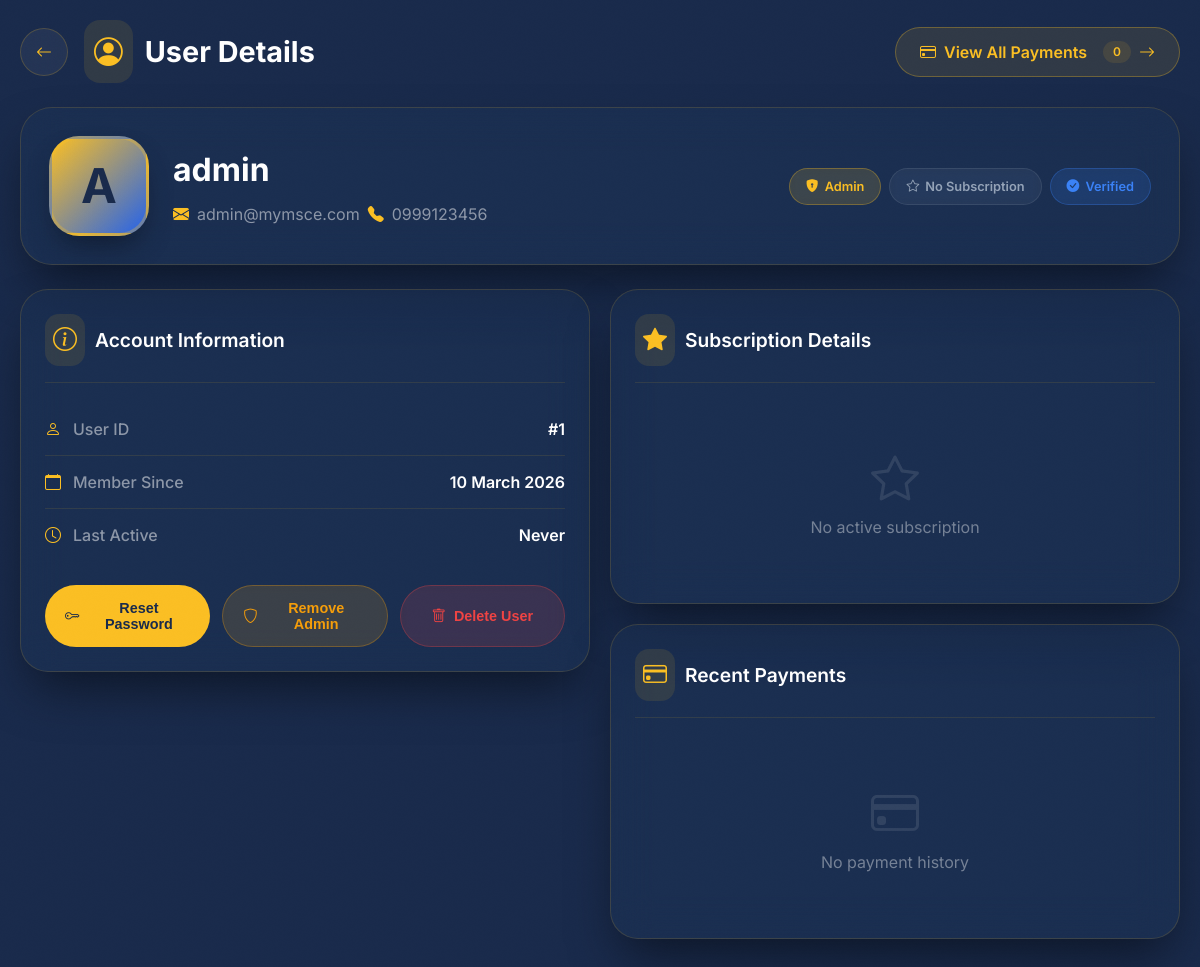
The app's page /admin/user/1 (signed in), older data.
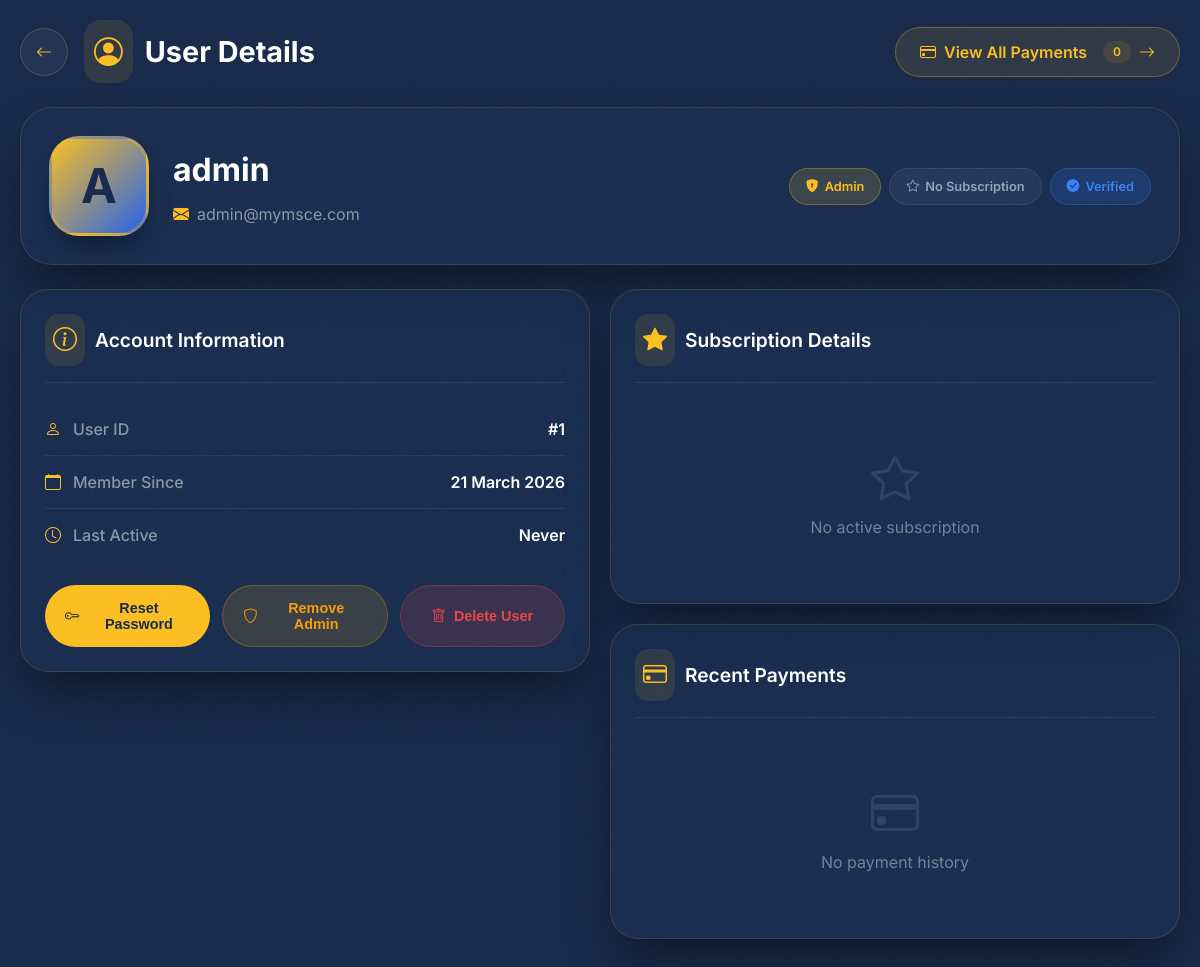
The same page, newer data.
### models.py (models this page shows, shortened)
class User(UserMixin, db.Model):
    id = db.Column(db.Integer, primary_key=True)
    username = db.Column(db.String(80), unique=True, nullable=False)
    email = db.Column(db.String(120), unique=True, nullable=False)
    phone = db.Column(db.String(20), nullable=True)  # For mobile money
    password_hash = db.Column(db.String(200), nullable=False)
    is_admin = db.Column(db.Boolean, default=False)
    is_verified = db.Column(db.Boolean, default=False)  # Email verified
    is_active_subscriber = db.Column(db.Boolean, default=False)
    email_verified = db.Column(db.Boolean, default=False)
    subscription_type = db.Column(db.String(20), default='none')
    subscription_form = db.Column(db.String(20), default='none')  # form3, form4, combined
    subscription_expiry = db.Column(db.DateTime, nullable=True)
    created_at = db.Column(db.DateTime, default=datetime.utcnow)
    payments = db.relationship('Payment', backref='user', lazy=True)

### app.py (the view)
@app.route('/admin/user/<int:user_id>')
@login_required
def admin_user_detail(user_id):
    if not current_user.is_admin:
        return redirect(url_for('dashboard'))
    user = User.query.get_or_404(user_id)
    payments = Payment.query.filter_by(user_id=user_id).order_by(Payment.created_at.desc()).all()
    return render_template('admin/user_detail.html', user=user, payments=payments)

### app.py (called while the page is built)
@app.context_processor
def inject_site_url():
    return dict(site_url=app.config['SITE_URL'])

@app.after_request
def add_no_cache_headers(response):
    response.headers['Cache-Control'] = 'no-cache, no-store, must-revalidate, private, max-age=0'
    response.headers['Pragma'] = 'no-cache'
    response.headers['Expires'] = '0'
    return response

@login_manager.user_loader
def load_user(user_id):
    return User.query.get(int(user_id))

### templates/admin/user_detail.html (shortened to what the changed rows need)
<!DOCTYPE html>
<html lang="en">
<head>
    <link rel="stylesheet" href="https://cdn.jsdelivr.net/npm/bootstrap-icons@1.11.3/font/bootstrap-icons.min.css">
</head>
<body>
    <div class="container">
        <div class="header">
            <div class="header-left">
                <h1>
                    <i class="bi bi-person-circle"></i>
                    User Details
                </h1>
            </div>
        </div>
        <div class="user-header">
            <div class="avatar">
                {{ user.username[0]|upper }}
            </div>
            <div class="user-title">
                <h2>{{ user.username }}</h2>
                <p>
                    <i class="bi bi-envelope-fill"></i> {{ user.email }}
                    {% if user.phone %}
                        <i class="bi bi-telephone-fill"></i> {{ user.phone }}
                    {% endif %}
                </p>
            </div>
            <div class="badge-group">
                {% if user.is_admin %}
                    <span class="badge admin"><i class="bi bi-shield-lock-fill"></i> Admin</span>
                {% endif %}
                {% if user.is_active_subscriber %}
                    <span class="badge subscribed"><i class="bi bi-star-fill"></i> Active</span>
                {% else %}
                    <span class="badge unsubscribed"><i class="bi bi-star"></i> No Subscription</span>
                {% endif %}
                {% if user.email_verified %}
                    <span class="badge verified"><i class="bi bi-check-circle-fill"></i> Verified</span>
                {% else %}
                    <span class="badge unverified"><i class="bi bi-exclamation-circle-fill"></i> Unverified</span>
                {% endif %}
            </div>
        </div>
        <div class="grid">
            <div>
                <div class="card">
                    <ul class="info-list">
                        <li>
                            <span class="info-label"><i class="bi bi-person"></i> User ID</span>
                            <span class="info-value">#{{ user.id }}</span>
                        </li>
                        <li>
                            <span class="info-label"><i class="bi bi-calendar"></i> Member Since</span>
                            <span class="info-value">{{ user.created_at.strftime('%d %B %Y') }}</span>
                        </li>
                    </ul>
                </div>
            </div>
        </div>
    </div>
</body>
</html>

Row changes from the older to the newer data that the page shows:
changed User "admin": created_at "10 March 2026" → "21 March 2026"; phone "0999123456" → (not shown)
